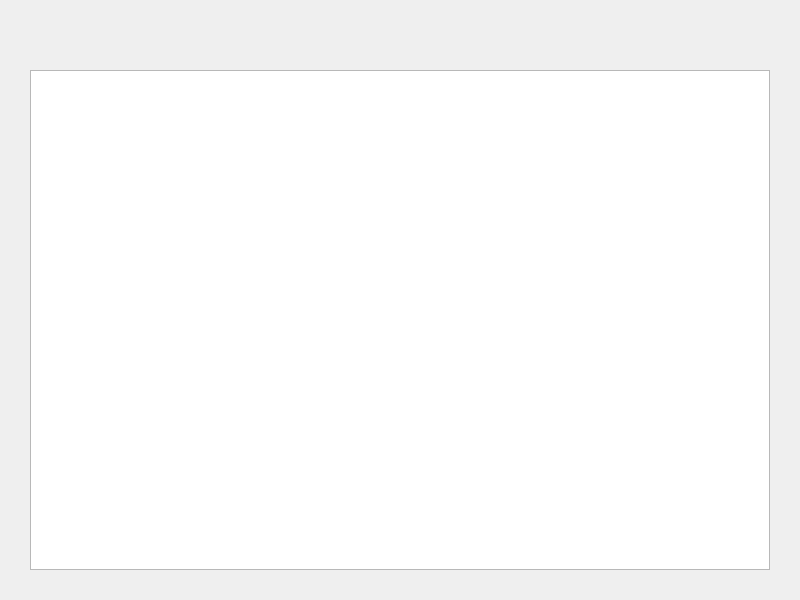
<?xml version="1.0" encoding="UTF-8"?>
<ui version="4.0">
 <class>Attendance</class>
 <widget class="QWidget" name="Attendance">
  <property name="geometry">
   <rect>
    <x>0</x>
    <y>0</y>
    <width>800</width>
    <height>600</height>
   </rect>
  </property>
  <property name="windowTitle">
   <string>Attendance History</string>
  </property>
  <widget class="QWidget" name="horizontalLayoutWidget">
   <property name="geometry">
    <rect>
     <x>20</x>
     <y>60</y>
     <width>760</width>
     <height>520</height>
    </rect>
   </property>
   <layout class="QHBoxLayout" name="horizontalLayout">
    <property name="leftMargin">
     <number>10</number>
    </property>
    <property name="topMargin">
     <number>10</number>
    </property>
    <property name="rightMargin">
     <number>10</number>
    </property>
    <property name="bottomMargin">
     <number>10</number>
    </property>
    <item>
     <widget class="QTableWidget" name="tableWidget"/>
    </item>
   </layout>
  </widget>
 </widget>
 <resources/>
 <connections/>
</ui>
